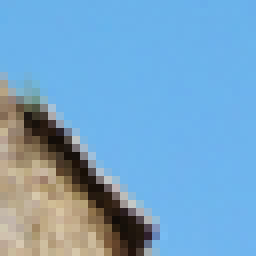
#> input picture ESRWebApp/static/ESRGAN/datasets/TEST/lr/0009_0007.png, 32 x 32 px (shown 8 times larger); its folder holds only this picture in this run
$ python join_patches_cv2.py
#> lines starting #> are read from the running program, lines starting #| are printed output that depends on the picture
#> (reads ESRWebApp/static/ESRGAN/datasets/TEST/lr_metadata.csv from the repository)
import cv2
import os
import numpy as np
import shutil
import pandas as pd


def reformat_dirs(path1, path2, path3):
    shutil.rmtree(os.path.join(path1))
    shutil.rmtree(os.path.join(path2))
    shutil.rmtree(os.path.join(path3))
    print("Removed!")
    os.rename('hr_shift_patches', path1)
    os.rename('lr_shift_patches', path2)
    os.rename('sr_shift_patches', path3)
    print("Renamed!!")


def join_cropped_image(path, height, width, size):

#> called with path = 'lr', height = 381, width = 510, size = 32
    num_row_images = height//size
    num_col_images = width//size

    list_im_col = []
    i = 0
    if(not(os.path.exists(f'{path}_shift_patches'))):
        os.mkdir(f'{path}_shift_patches')
        os.mkdir(f'{path}_concat')

    for j in range(num_row_images):
        list_im_row = []
        image_list = os.listdir(path)
        image_list.sort()
        for index, image_name in enumerate(image_list):
            img = cv2.imread(os.path.join(path, image_name))
#> img is the input picture: shape (32, 32, 3); mean B, G, R 200.5, 165.2, 118.1
            list_im_row.append(img)
            print(f'index_{index}')
            print(f'{image_name}')
            if(not(os.path.exists(f'{path}_shift_patches/{image_name}'))):
                shutil.move(f'{path}/{image_name}',os.path.join(f'{path}_shift_patches'))
            i = i+1
            print(i)
            if i >= num_col_images:
                i = 0
                break

        imgs_row = cv2.hconcat(list_im_row[0:num_col_images])
        list_im_col.append(imgs_row)

    imgs_comb_vert = cv2.vconcat(list_im_col[0:num_row_images])
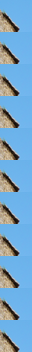
#> imgs_comb_vert: shape (352, 32, 3); mean B, G, R 200.5, 165.2, 118.1
    cv2.imwrite(f'{image_name.split("_")[0]}.png', imgs_comb_vert)

    shutil.move(f'{image_name.split("_")[0]}.png', f'{path}_concat')


df1 = pd.read_csv('lr_metadata.csv')
lr_count = df1.shape[0]
for i in range(lr_count):
    join_cropped_image('lr', df1.loc[i, 'height'], df1.loc[i, 'width'], 32)

df = pd.read_csv('hr_metadata.csv')
#> (reads ESRWebApp/static/ESRGAN/datasets/TEST/hr_metadata.csv from the repository)
#> df = table of 4 rows and 3 columns
hr_count = df.shape[0]
#> hr_count = 4
for j in range(hr_count):
    join_cropped_image('hr', df.loc[j, 'height'], df.loc[j, 'width'], 128)
#> (the run stopped early here; a loop or call above may not have finished)
